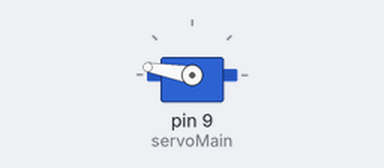
The sketch below on a simulated Arduino Uno, built with avr-gcc and run on an emulated ATmega328P. Parts: servo.

Above: at 0.1 s.
At 5.1 s:
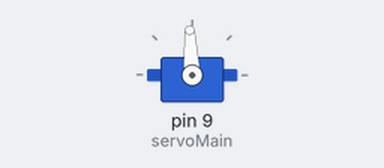
Timing chart, 0 to 6.6 s (numbered marks = the images above):
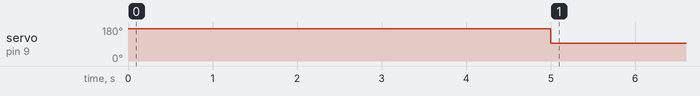

The sketch:

ServoTest.ino
```cpp
#include <Servo.h>

Servo servoMain;

void turn(int velocity, int ms) {
    servoMain.writeMicroseconds(1500 + velocity);
    delay(ms);
    servoMain.writeMicroseconds(1500);
}

void setup() {
    servoMain.attach(9);
    servoMain.writeMicroseconds(1500);

    turn(800, 5000);

}

void loop() {
}
```

Measured:
- by itself, servo on pin 9 (servoMain): 170° → 93° at 5.0 s
